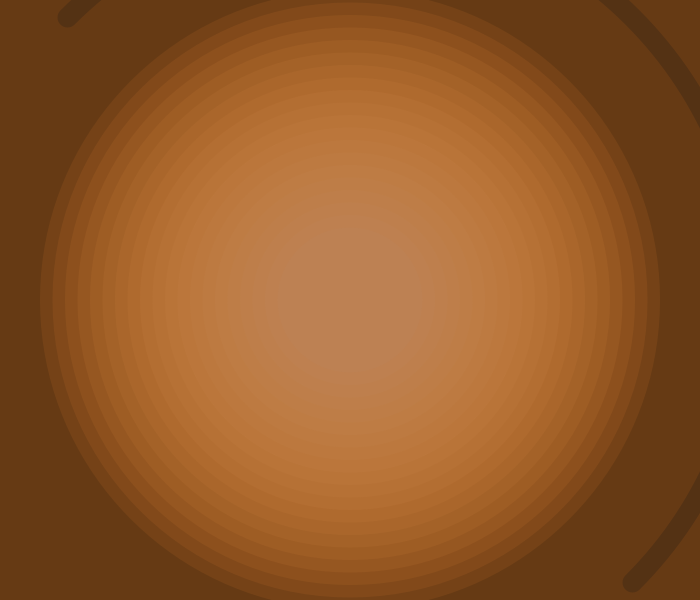
Frame 1 (no input)
Frame 60 (the mouse pressed at the canvas centre just before this capture): identical to frame 1, image omitted
Frame 120 (the mouse held since frame 60 and released just before this capture): identical to frame 1, image omitted

The Processing sketch that drew this single still picture (run headless with seeded random() and noise(); from frame 60 on, the mouse is pressed at the canvas centre):

// Processing sketch: processing_11980
// ── processing_11980.pde

int objNumber=40;
color woodMain,dustColor;
int woodBrightest=90;
int dustCount,dustMax=3000,rockCount,rockMax=125,bigRockCount,bigRockMax=10;
int dustRange=250,rockRange=125,bigRockRange=75;
int rockLengthRange=20,bigRockLengthRange=30;
float[] dustX = new float[dustMax];
float[] dustY = new float[dustMax];
float[] rockX1 = new float[rockMax];
float[] rockY1 = new float[rockMax];
float[] rockX2 = new float[rockMax];
float[] rockY2 = new float[rockMax];
float[] bigRockX1 = new float[rockMax];
float[] bigRockY1 = new float[rockMax];
float[] bigRockX2 = new float[rockMax];
float[] bigRockY2 = new float[rockMax];

void setup() {
  size(700,600);
  colorMode(HSB,360,100,100);
  woodMain=color(28,80,40);
  dustColor=color(33,10,80,98);
  smooth();
  drawFloor();
}

void draw() {
}

void drawFloor() {
  background(woodMain);
  ellipseMode(CENTER);
  noStroke();
  for (int i=0;i<20;i++) {
    fill(hue(woodMain),saturation(woodMain)-i*2,woodBrightest-i*1,30);
    ellipse(width/2,height/2,620-25*i,620-25*i);
  }
  strokeWeight(20);
  noFill();
  strokeCap(ROUND);
  stroke(hue(woodMain),saturation(woodMain)-20,brightness(woodMain)-20,90);
  arc(width/2,height/2,800,800,-PI*3/4,PI/4);
}

void drawDust() {
  strokeCap(ROUND);
  for (int i=0;i<dustCount-1;i++) {
    stroke(hue(dustColor),saturation(dustColor),brightness(dustColor)+i*(20.0/dustCount)/*,alpha(dustColor)+i*(2.0/dustCount)*/);
    strokeWeight(random(2,8));
    float r=random(-dustRange,dustRange);
    dustY[i]=height/2-r;
    r=random(-(sqrt(sq(random(-dustRange,dustRange))-sq(r))),(sqrt(sq(random(-dustRange,dustRange))-sq(r))));
    dustX[i]=width/2-r;

    point(dustX[i],dustY[i]);
    point(dustX[i],height-dustY[i]);
    point(width-dustX[i],dustY[i]);
    point(width-dustX[i],height-dustY[i]);
  }
}

void drawRocks() {
  strokeCap(SQUARE);
  for (int i=0;i<rockCount-1;i++) {
    strokeWeight(random(5,25));
    color rockBright= color(0,0,90+10*i/rockCount);
    color rockDark= color(0,0,20,99);

    float r = random(-rockRange,rockRange);
    float r1 = random(-rockRange,rockRange);
    float r2 = random(-(sqrt(sq(random(-rockRange,rockRange))+sq(r1))),(sqrt(sq(random(-rockRange,rockRange))-sq(r1))));
    rockX1[i]= width/2+r1;
    rockY1[i]= height/2+r2;
    rockX2[i]= rockX1[i]+random(-rockLengthRange,rockLengthRange);
    rockY2[i]= rockY1[i]+random(-rockLengthRange,rockLengthRange);

    stroke(rockDark);
    line(rockX1[i],rockY1[i],rockX2[i],rockY2[i]);
    stroke(rockBright);
    line(rockX1[i]-4,rockY1[i]-4,rockX2[i]-4,rockY2[i]-4);

    stroke(rockDark);
    line(width-rockX1[i],rockY1[i],width-rockX2[i],rockY2[i]);
    stroke(rockBright);
    line(width-rockX1[i]-4,rockY1[i]-4,width-rockX2[i]-4,rockY2[i]-4);

    stroke(rockDark);
    line(rockX1[i],height-rockY1[i],rockX2[i],height-rockY2[i]);
    stroke(rockBright);
    line(rockX1[i]-4,height-rockY1[i]-4,rockX2[i]-4,height-rockY2[i]-4);

    stroke(rockDark);
    line(width-rockX1[i],height-rockY1[i],width-rockX2[i],height-rockY2[i]);
    stroke(rockBright);
    line(width-rockX1[i]-4,height-rockY1[i]-4,width-rockX2[i]-4,height-rockY2[i]-4);
  }
}

/*
void drawBigRocks() {
  strokeCap(SQUARE);
  for (int i=0;i<bigRockCount-1;i++) {
    strokeWeight(random(10,25));
    color rockBright= color(0,0,90+10*i/bigRockCount);
    color rockDark= color(0,0,20,99);

    float r = random(-bigRockRange,bigRockRange);
    float r1 = random(-bigRockRange,bigRockRange);
    float r2 = random(-(sqrt(sq(random(-bigRockRange,bigRockRange))+sq(r1))),(sqrt(sq(random(-bigRockRange,bigRockRange))-sq(r1))));
    rockX1[i]= width/2+r1;
    rockY1[i]= height/2+r2;
    bigRockX2[i]= bigRockX1[i]+random(-bigRockLengthRange,bigRockLengthRange);
    bigRockY2[i]= bigRockY1[i]+random(-bigRockLengthRange,bigRockLengthRange);

    stroke(rockDark);
    line(bigRockX1[i],bigRockY1[i],bigRockX2[i],bigRockY2[i]);
    stroke(rockBright);
    line(bigRockX1[i]-4,bigRockY1[i]-4,bigRockX2[i]-4,bigRockY2[i]-4);

    stroke(rockDark);
    line(width-bigRockX1[i],bigRockY1[i],width-bigRockX2[i],bigRockY2[i]);
    stroke(rockBright);
    line(width-bigRockX1[i]-4,bigRockY1[i]-4,width-bigRockX2[i]-4,bigRockY2[i]-4);

    stroke(rockDark);
    line(bigRockX1[i],height-bigRockY1[i],bigRockX2[i],height-bigRockY2[i]);
    stroke(rockBright);
    line(bigRockX1[i]-4,height-bigRockY1[i]-4,bigRockX2[i]-4,height-bigRockY2[i]-4);

    stroke(rockDark);
    line(width-bigRockX1[i],height-bigRockY1[i],width-bigRockX2[i],height-bigRockY2[i]);
    stroke(rockBright);
    line(width-bigRockX1[i]-4,height-bigRockY1[i]-4,width-bigRockX2[i]-4,height-bigRockY2[i]-4);
  }
}
*/

void mouseDragged() {
  dustCount=int(map(mouseX,0,width,0,dustMax-1));
//  dustRange=int(map(mouseX,0,width,500,225));
  rockCount=int(map(mouseY,0,height,0,rockMax));
//  rockRange=int(map(mouseY,0,height,500,125));
  bigRockCount=int(map(mouseY,0,height,0,bigRockMax));
  drawFloor();
  drawDust();
  drawRocks();
  //  drawBigRocks();
}

void mouseClicked() {
  dustCount=int(map(mouseX,0,width,0,dustMax-1));
//  dustRange=int(map(mouseX,0,width,500,225));
  rockCount=int(map(mouseY,0,height,0,rockMax));
//  rockRange=int(map(mouseY,0,height,500,125));
  bigRockCount=int(map(mouseY,0,height,0,bigRockMax));
  drawFloor();
  drawDust();
  drawRocks();
}
